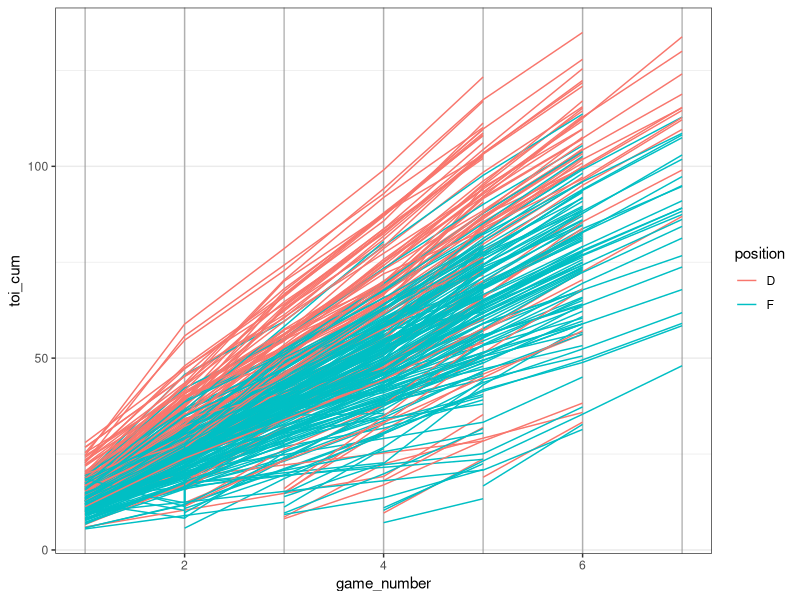
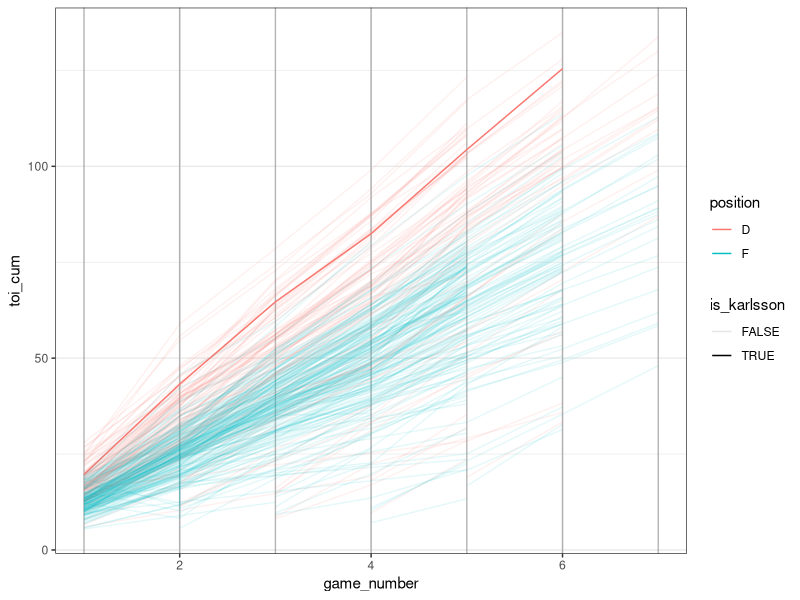

Source code (R) for these figures, in order: (Note: this script raises an error after producing the figures.)
install.packages("viridis")

library(tidyverse)
library(viridis)

setwd("C:/Users/conor/githubfolder/Random-Hockey-Charts/playoff running charts")

theme_set(theme_bw())

df_raw <- read_csv("16_17 playoffs running charts 4_28.csv")

colnames(df_raw) <- tolower(colnames(df_raw))

teams <- df_raw %>%
  group_by(team) %>% 
  mutate(team_toi_sd = sd(toi)) %>% 
  arrange(team_toi_sd) %>% 
  select(team) %>% 
  unique() %>% 
  unlist()


df_player <- df_raw %>% 
  mutate(team = factor(team, levels = teams)) %>% 
  arrange(team, player, date) %>% 
  group_by(team) %>% 
  mutate(game_number = dense_rank(date)) %>% 
  ungroup() %>% 
  group_by(player, team) %>% 
  mutate(toi_cum = cumsum(toi),
         position = if_else(position == "L" | position == "C" | position ==  "R",
                       "F", "D")) %>% 
  select(team, player, game_number, position, toi, toi_cum) %>% 
  group_by(player, team) %>% 
  mutate(toi_sum = max(toi_cum)) %>% 
  ungroup() %>% 
  group_by(team) %>% 
  mutate(toi_team_sum = sum(toi)) %>% 
  ungroup() %>% 
  mutate(toi_pct_team = round(toi_sum / toi_team_sum, digits = 3))


plot_player_league <- df_player %>% 
  ggplot(aes(game_number, toi_cum, color = position, group = player)) +
  geom_vline(xintercept = c(1:7), alpha = .25) +
  geom_line()

plot_player_league

plot_karlsson <- df_player %>% 
  mutate(is_karlsson = player == "ERIK.KARLSSON") %>% 
  ggplot(aes(game_number, toi_cum, color = position, group = player, alpha = is_karlsson)) +
  geom_vline(xintercept = c(1:7), alpha = .25) +
  geom_line()
plot_karlsson
  
plot_player <- df_player %>% 
  #filter(team == "PIT") %>% 
    ggplot(aes(game_number, toi_cum, group = player, color = position, size = toi_pct_team, alpha = toi_pct_team)) +
      geom_vline(xintercept = c(1:7), alpha = .25) +
      geom_line() +
      facet_wrap(~team) +
  scale_color_discrete(guide_colorbar(title = "Player Position")) +
      scale_size_continuous(range = c(.25, 1.25), guide = "none") +
      scale_alpha_continuous(range = c(.05, 1), guide = "none") +
      labs(title = "Cumulative Time on Ice Per Player",
       subtitle = "2016-17 NHL Playoffs, All Situations",
       x = "Game Number",
       y = "Cumulative Time on Ice",
       caption = "@Null_HHockey, data from http://www.corsica.hockey/") +
      theme(panel.grid.minor = element_blank())
      #scale_color_viridis(discrete = TRUE)
plot_player

df_pos <- df_raw %>% 
  mutate(team = factor(team, levels = teams),
         position = if_else(position == "L" | position == "C" | position ==  "R",
                            "F", "D")) %>% 
  arrange(team, position, date) %>% 
  group_by(team) %>% 
  mutate(game_number = dense_rank(date)) %>% 
  ungroup() %>% 
  select(team, game_number, position, toi) %>% 
  group_by(team, game_number, position) %>% 
  summarize(toi_sd = sd(toi))

plot_position <- df_pos %>% 
  #filter(team == "PIT") %>% 
  ggplot(aes(game_number, toi_sd, color = position)) +
  geom_vline(xintercept = c(1:7), alpha = .25) +
  geom_line(size = 2) +
  facet_wrap(~team) +
  labs(title = "Roster Time On Ice Allocation Consistency",
       subtitle = "2016-17 NHL Playoffs, All Situations",
       x = "Game Number",
       y = "Standard Deviation of Time on Ice",
       caption = "A higher standard deviation indicates greater variance in time on ice @Null_HHockey, data from http://www.corsica.hockey/") +
  theme(panel.grid.minor = element_blank(),
        plot.caption = element_text(hjust = 0))
plot_position
?theme
